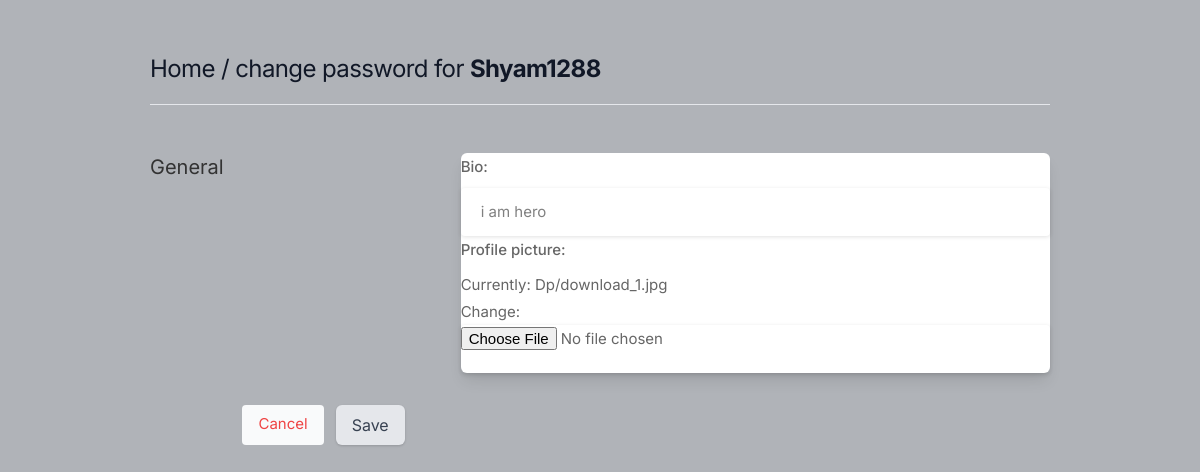
Page /user/EditBio/2 (signed in) on the earlier database version.
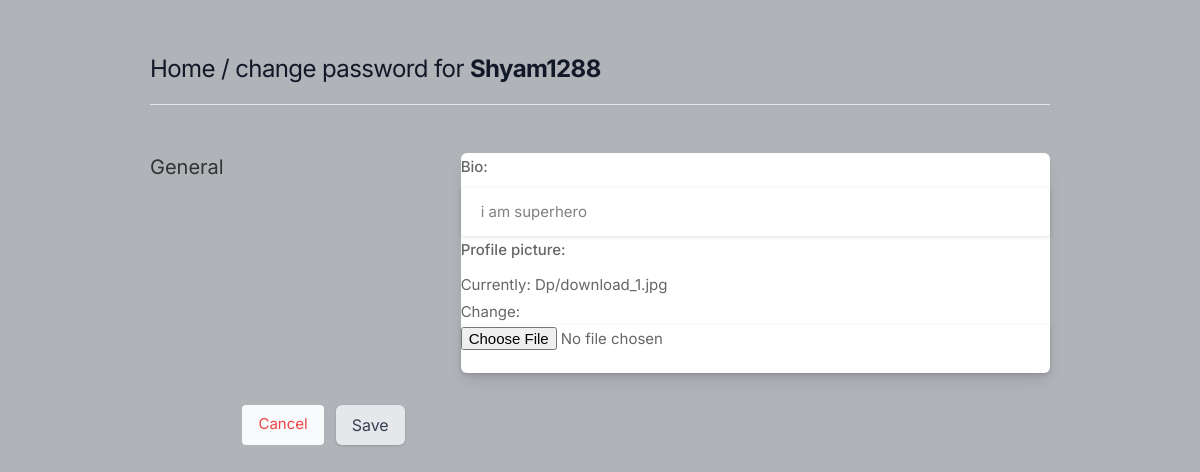
Same page on the later database version.
### user/models.py (models this page shows, shortened)
class Profile(models.Model):
    user = models.OneToOneField(User, on_delete=models.CASCADE,related_name="Profile")
    bio=models.CharField(max_length=100)
    profile_picture = models.ImageField(upload_to='Dp' )
    folower=models.ManyToManyField(User,related_name="follow")

### user/views.py (the view)
@method_decorator(dec,name='dispatch')
class BioEdit(UpdateView):
    form_class=Profileform
    model=Profile
    template_name="setting.html"
    success_url=reverse_lazy("vp")
    pk_url_kwarg="id"

### user/forms.py
class Profileform(forms.ModelForm):
    class Meta:
        model=Profile
        exclude = ["user","folower"]
        Widgets={
            "bio":forms.TextInput(attrs={"class":"form-control","type":"textarea"}),
            "image":forms.FileInput()
        }

### user/views.py (called while the page is built)
def signin_required(fn):
    def wrapper(req,*args,**kwargs):
        if req.user.is_authenticated:
            return fn(req,*args,**kwargs)
        else:
            return redirect ("Homepage")
    return wrapper

### user/templates/setting.html (shortened to what this page needs)
{% load static %}
<!DOCTYPE html>
<html lang="en">
<head>
    <link rel="stylesheet" href="{% static 'assets/css/icons.css' %}">
    <link rel="stylesheet" href="{% static 'assets/css/uikit.css' %}">
    <link rel="stylesheet" href="{% static 'assets/css/style.css' %}">
    <link rel="stylesheet" href="{% static 'assets/css/tailwind.css' %}">
</head>
<body>
            <div class="container m-auto">
                <h1 class="text-2xl leading-none text-gray-900 tracking-tight mt-3"><a href="{% url 'change'%}">Home</a> /   change password for <b>{{user.username}}</b> </h1>
                <br>
                <hr>
                <div class="grid lg:grid-cols-3 mt-12 gap-8">
                    <div>
                        <h3 class="text-xl mb-2"> General</h3>
                    </div>
                    <div class="bg-white rounded-md lg:shadow-lg shadow col-span-2">
                    <form action="" method="post" enctype="multipart/form-data">
                            {{form.as_p}}
                       </div>
                       <div class="bg-gray-10 p-6 pt-0 flex justify-end space-x-3">
                           <button class="p-2 px-4 rounded bg-gray-50 text-red-500"> <a href="/">Cancel</a> </button>
                           <button type="submit" class="btn bg-blue-700"> Save </button>
                       </div>
                    </div>
                    </div>
                    <br>
</body>
</html>

### user/static/assets/css/style.css (style rules this page uses)
body { background-color: #B0B3B8!important; }
button { vertical-align: middle; }
input { height: 48px; line-height: 48px; padding: 0 20px; outline: none; font-size: 15px; color: #808080; max-width: 100%; width: 100%; -webkit-box-sizing: border-box; box-sizing: border-box; display: block; font-weight: 400; opacity: 1; border-radius: 4px; border: none; -webkit-box-shadow: 0 1px 4px 0px rgba(0, 0, 0, 0.12); box-shadow: 0 1px 4px 0px rgba(0, 0, 0, 0.12); }
input[type="text"], input[type="password"], input[type="email"], input[type="number"] { height: 48px; line-height: 48px; padding: 0 20px; outline: none; font-size: 15px; color: #808080; max-width: 100%; width: 100%; -webkit-box-sizing: border-box; box-sizing: border-box; display: block; font-weight: 400; opacity: 1; border-radius: 4px; border: none; -webkit-box-shadow: 0 1px 4px 0px rgba(0, 0, 0, 0.12); box-shadow: 0 1px 4px 0px rgba(0, 0, 0, 0.12); }
input { -webkit-transition: all 0.1s ease-in-out; transition: all 0.1s ease-in-out; }
::placeholder { color: #808080; opacity: 1; }
label, legend { display: block; font-weight: bold; font-size: 15px; font-weight: 500; margin-bottom: 8px; }
button { border: none; margin: 0; padding: 0; width: auto; overflow: visible; background: transparent; color: inherit; font: inherit; line-height: normal; cursor: pointer; }
a { color: #be185d; -webkit-transition: 0.3s; transition: 0.3s; outline: none !important; }
button { outline: none !important; }
body { color: #666; font-size: 15px; line-height: 27px; background-color: #f0f2f5; font-family: "Inter", sans-serif; text-transform: none; }
body p { font-size: 15px; line-height: 27px; }
h1, h2, h3, h4, h5, h6 { font-family: "Inter", sans-serif; text-transform: none; }
input[type="text"], input[type="password"], input[type="email"] { font-family: "Inter", sans-serif; text-transform: none; }
button, body .pac-container { font-family: "Inter", sans-serif; text-transform: none; }
h1, h2, h3, h4, h5, h6 { color: #333; font-weight: 500; margin: 0; padding: 0; }
h1 { font-size: 32px; }
h3 { font-size: 22px; }
b, strong { font-weight: 700 !important; }
@media (min-width: 1024px) { .container { max-width: 900px !important; padding-top: 45px; } }

Differences in the rows shown:
changed Profile: bio "i am hero" → "i am superhero"
